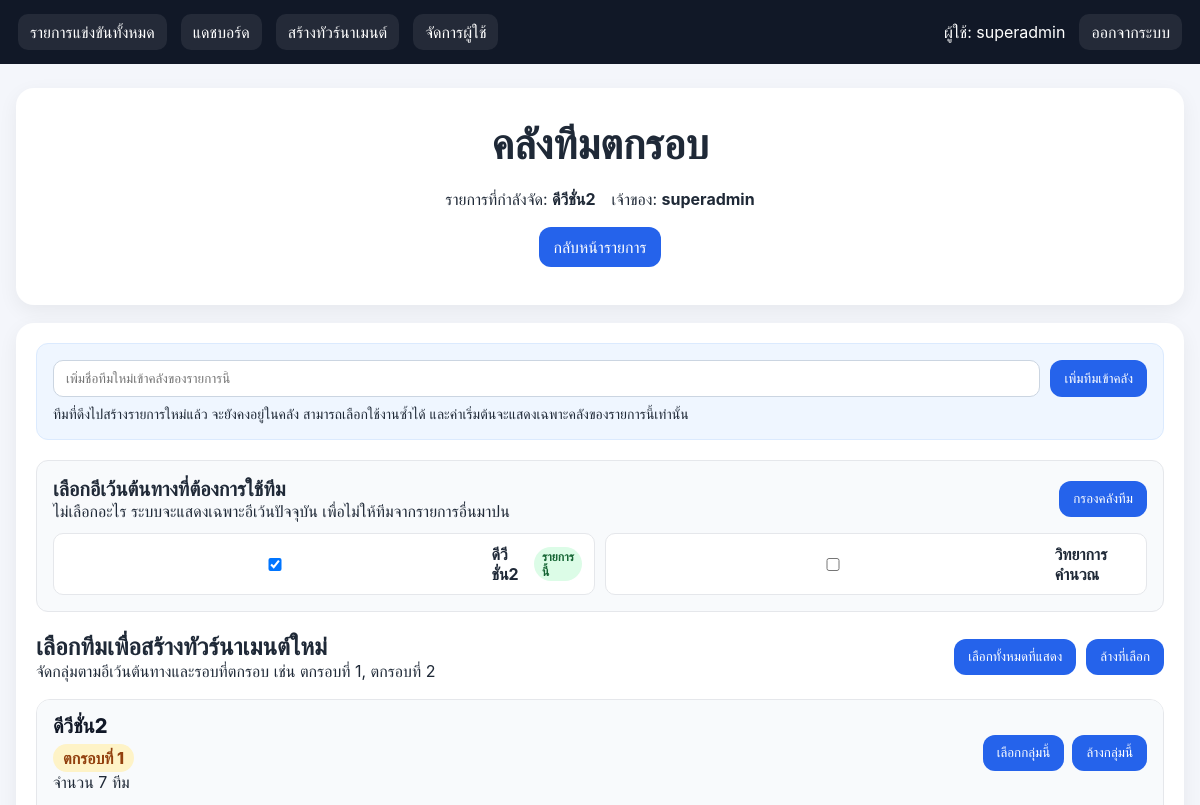
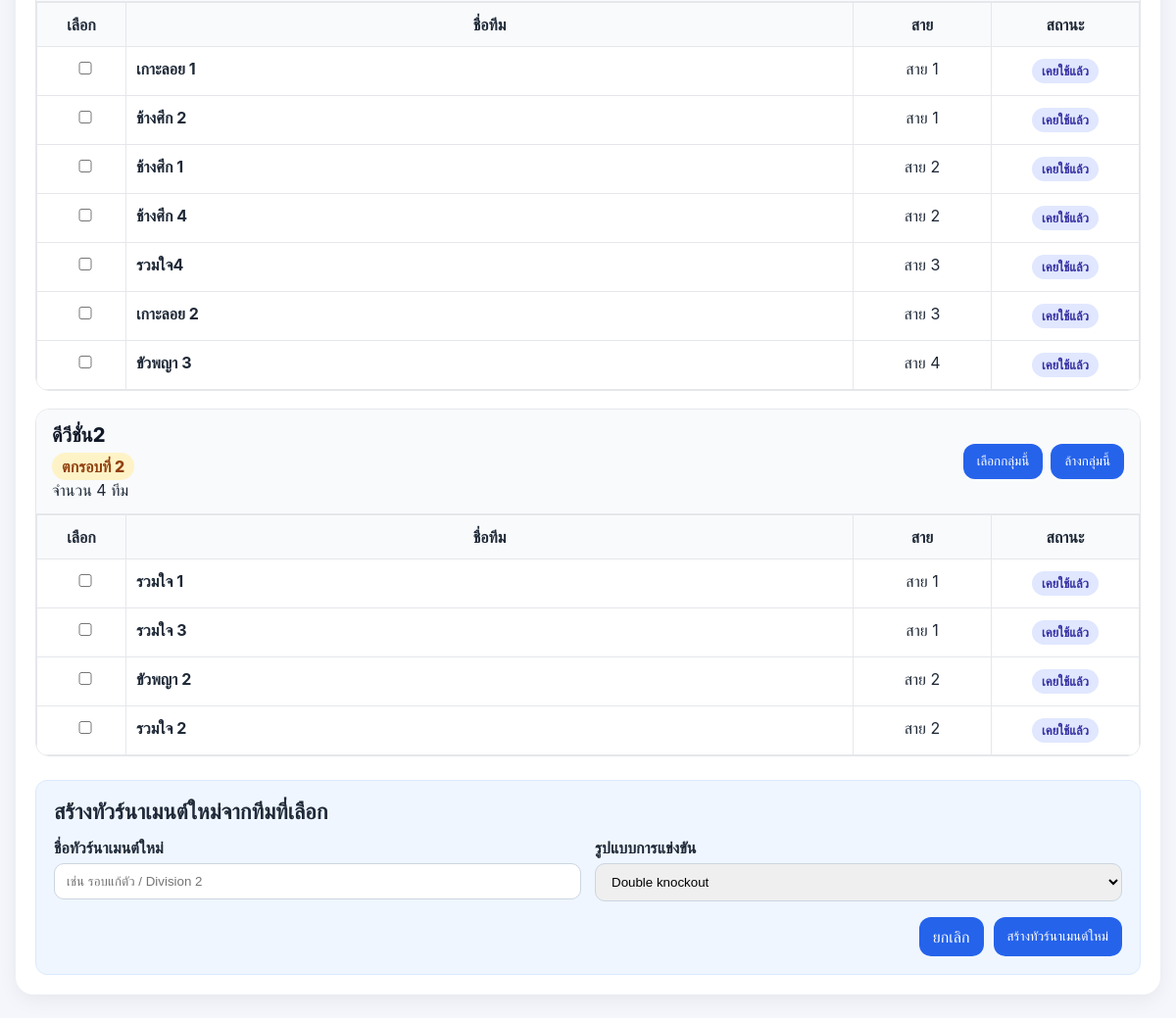
The page /tournaments/7/eliminated (signed in) on the database its author committed (2 pictures, top to bottom).
### tables this page shows
CREATE TABLE users (
            id INTEGER PRIMARY KEY AUTOINCREMENT,
            username TEXT UNIQUE NOT NULL,
            password_hash TEXT NOT NULL,
            role TEXT NOT NULL CHECK(role IN ('super_admin', 'admin')),
            created_by INTEGER,
            is_active INTEGER NOT NULL DEFAULT 1,
            create_quota INTEGER NOT NULL DEFAULT 0,
            created_count INTEGER NOT NULL DEFAULT 0,
            expires_at TEXT,
            created_at TEXT NOT NULL,
            updated_at TEXT NOT NULL,
            FOREIGN KEY(created_by) REFERENCES users(id)
        );

CREATE TABLE tournaments (
            id INTEGER PRIMARY KEY AUTOINCREMENT,
            name TEXT NOT NULL,
            owner_id INTEGER NOT NULL,
            team_count INTEGER NOT NULL,
            group_count INTEGER NOT NULL,
            group_sizes_json TEXT NOT NULL,
            avoid_same INTEGER NOT NULL DEFAULT 1,
            competition_type TEXT NOT NULL DEFAULT 'double_knockout',
            qualify_per_group INTEGER NOT NULL DEFAULT 2,
            status TEXT NOT NULL DEFAULT 'draft',
            created_at TEXT NOT NULL,
            FOREIGN KEY(owner_id) REFERENCES users(id)
        );

CREATE TABLE team_pool (
            id INTEGER PRIMARY KEY AUTOINCREMENT,
            tournament_id INTEGER NOT NULL,
            team_name TEXT NOT NULL,
            source_text TEXT,
            status TEXT NOT NULL DEFAULT 'pool',
            created_at TEXT NOT NULL, source_tournament_id INTEGER, source_round_no INTEGER, source_group_no INTEGER,
            FOREIGN KEY(tournament_id) REFERENCES tournaments(id)
        );

### app.py (the view, shortened to what this page needs)
@app.route("/tournaments/<int:tournament_id>/eliminated")
@login_required
def eliminated_pool(tournament_id):
    user = current_user()
    tournament = get_tournament_for_user(tournament_id, user)
    if not tournament:
        flash("ไม่พบทัวร์นาเมนต์หรือคุณไม่มีสิทธิ์จัดการ", "error")
        return redirect(url_for("dashboard"))
    db = get_db()
    if user["role"] == "super_admin":
        available_sources = db.execute(
            """
            SELECT DISTINCT t.id, t.name
            FROM tournaments t
            JOIN team_pool tp ON tp.tournament_id = t.id
            WHERE tp.status IN ('pool', 'used')
            ORDER BY t.created_at DESC, t.id DESC
            """
        ).fetchall()
    selected_source_ids = []
    for raw_id in request.args.getlist("source_ids"):
        try:
            selected_source_ids.append(int(raw_id))
        except (TypeError, ValueError):
            continue
    available_ids = {row["id"] for row in available_sources}
    selected_source_ids = [sid for sid in selected_source_ids if sid in available_ids]
    if not selected_source_ids:
        selected_source_ids = [tournament_id]
    placeholders = ",".join("?" * len(selected_source_ids))
    rows = db.execute(
        f"""
        SELECT
            tp.*,
            COALESCE(src.name, 'ไม่พบชื่ออีเว้น') AS source_tournament_name
        FROM team_pool tp
        LEFT JOIN tournaments src ON src.id = COALESCE(tp.source_tournament_id, tp.tournament_id)
        WHERE tp.tournament_id IN ({placeholders})
          AND tp.status IN ('pool', 'used')
        ORDER BY
          COALESCE(tp.source_tournament_id, tp.tournament_id) DESC,
          COALESCE(tp.source_round_no, 9999) ASC,
          COALESCE(tp.source_group_no, 9999) ASC,
          tp.id DESC
        """,
        selected_source_ids,
    ).fetchall()
    pool_groups_map = {}
    for row in rows:
        source_id = row["source_tournament_id"] or row["tournament_id"]
        round_no = row["source_round_no"]
        if round_no is None:
            round_label = "ไม่ระบุรอบ"
            round_sort = 9999
        elif round_no == 0:
            round_label = "เพิ่มเอง"
            round_sort = 0
        else:
            round_label = f"ตกรอบที่ {round_no}"
            round_sort = int(round_no)
        key = (source_id, round_sort)
        if key not in pool_groups_map:
            pool_groups_map[key] = {
                "source_id": source_id,
                "source_name": row["source_tournament_name"],
                "round_no": round_no,
                "round_label": round_label,
                "rows": [],
            }
        pool_groups_map[key]["rows"].append(row)
    pool_groups = list(pool_groups_map.values())
    pool_groups.sort(key=lambda g: (g["source_name"] or "", 9999 if g["round_no"] is None else int(g["round_no"])))
    return render_template(
        "eliminated_pool.html",
        tournament=tournament,
        available_sources=available_sources,
        selected_source_ids=selected_source_ids,
        pool_groups=pool_groups,
    )

### templates/eliminated_pool.html (shortened to what this page needs)
{% extends 'base.html' %}
{% block content %}
<div class="card">
    <h1 style="font-size:42px; text-align:center; margin:10px 0 20px;">คลังทีมตกรอบ</h1>
    <div class="muted-text" style="display:flex; gap:16px; flex-wrap:wrap; justify-content:center; margin-bottom:18px;">
        <span>รายการที่กำลังจัด: <strong>{{ tournament['name'] }}</strong></span>
        <span>เจ้าของ: <strong>{{ tournament['owner_name'] }}</strong></span>
    </div>
    <div style="text-align:center; margin-bottom:18px;">
        <a href="{{ url_for('view_tournament', tournament_id=tournament['id']) }}" class="btn btn-secondary">กลับหน้ารายการ</a>
    </div>
</div>
<div class="card" style="padding:20px;">
    <div style="margin-bottom:20px; padding:16px; border:1px solid #dbeafe; background:#eff6ff; border-radius:12px;">
        <form method="post" action="{{ url_for('add_team_to_pool', tournament_id=tournament['id']) }}" style="display:flex; gap:10px; flex-wrap:wrap;">
            <input type="text" name="team_name" placeholder="เพิ่มชื่อทีมใหม่เข้าคลังของรายการนี้"
                   style="flex:1; min-width:220px; padding:10px 12px; border:1px solid #cbd5e1; border-radius:10px;">
            <button type="submit" class="btn btn-primary">เพิ่มทีมเข้าคลัง</button>
        </form>
        <div class="muted-text" style="margin-top:8px; font-size:14px;">
            ทีมที่ดึงไปสร้างรายการใหม่แล้ว จะยังคงอยู่ในคลัง สามารถเลือกใช้งานซ้ำได้ และค่าเริ่มต้นจะแสดงเฉพาะคลังของรายการนี้เท่านั้น
        </div>
    </div>
    <div style="margin-bottom:20px; padding:16px; border:1px solid #e5e7eb; background:#f8fafc; border-radius:12px;">
        <form method="get" action="{{ url_for('eliminated_pool', tournament_id=tournament['id']) }}">
            <div style="display:flex; justify-content:space-between; gap:12px; flex-wrap:wrap; align-items:center; margin-bottom:12px;">
                <div>
                    <div style="font-size:20px; font-weight:800;">เลือกอีเว้นต้นทางที่ต้องการใช้ทีม</div>
                    <div class="muted-text">ไม่เลือกอะไร ระบบจะแสดงเฉพาะอีเว้นปัจจุบัน เพื่อไม่ให้ทีมจากรายการอื่นมาปน</div>
                </div>
                <button type="submit" class="btn btn-primary">กรองคลังทีม</button>
            </div>
            <div style="display:grid; grid-template-columns:repeat(auto-fit,minmax(220px,1fr)); gap:10px;">
                {% for src in available_sources %}
                <label class="source-option">
                    <input type="checkbox" name="source_ids" value="{{ src['id'] }}" {% if src['id'] in selected_source_ids %}checked{% endif %}>
                    <span>{{ src['name'] }}</span>
                    {% if src['id'] == tournament['id'] %}<span class="current-pill">รายการนี้</span>{% endif %}
                </label>
                {% endfor %}
            </div>
        </form>
    </div>
    <form method="post" action="{{ url_for('create_tournament_from_eliminated', tournament_id=tournament['id']) }}">
        <div style="display:flex; justify-content:space-between; align-items:center; gap:12px; flex-wrap:wrap; margin-bottom:18px;">
            <div>
                <h2 style="margin:0;">เลือกทีมเพื่อสร้างทัวร์นาเมนต์ใหม่</h2>
                <div class="muted-text">จัดกลุ่มตามอีเว้นต้นทางและรอบที่ตกรอบ เช่น ตกรอบที่ 1, ตกรอบที่ 2</div>
            </div>
            <div style="display:flex; gap:10px; flex-wrap:wrap;">
                <button type="button" class="btn btn-secondary" onclick="toggleAll(true)">เลือกทั้งหมดที่แสดง</button>
                <button type="button" class="btn btn-danger" onclick="toggleAll(false)">ล้างที่เลือก</button>
            </div>
        </div>
        {% if pool_groups %}
        {% for group in pool_groups %}
        <div class="pool-group">
            <div class="pool-group-head">
                <div>
                    <div class="pool-group-title">{{ group.source_name }}</div>
                    <div class="round-label">{{ group.round_label }}</div>
                    <div class="muted-text">จำนวน {{ group.rows|length }} ทีม</div>
                </div>
                <div style="display:flex; gap:8px; flex-wrap:wrap;">
                    <button type="button" class="btn btn-secondary" onclick="toggleGroup('pool-group-{{ loop.index }}', true)">เลือกกลุ่มนี้</button>
                    <button type="button" class="btn btn-danger" onclick="toggleGroup('pool-group-{{ loop.index }}', false)">ล้างกลุ่มนี้</button>
                </div>
            </div>
            <div style="overflow-x:auto;" id="pool-group-{{ loop.index }}">
                <table>
                    <thead>
                        <tr>
                            <th width="70">เลือก</th>
                            <th>ชื่อทีม</th>
                            <th width="120">สาย</th>
                            <th width="130">สถานะ</th>
                        </tr>
                    </thead>
                    <tbody>
                        {% for row in group.rows %}
                        <tr>
                            <td style="text-align:center;">
                                <input type="checkbox" name="team_ids" value="{{ row['id'] }}" class="team-check">
                            </td>
                            <td style="font-weight:700;">{{ row['team_name'] }}</td>
                            <td style="text-align:center;">
                                {% if row['source_group_no'] %}สาย {{ row['source_group_no'] }}{% else %}-{% endif %}
                            </td>
                            <td style="text-align:center;">
                                {% if row['status'] == 'used' %}
                                <span class="badge used-badge">เคยใช้แล้ว</span>
                                {% else %}
                                <span class="badge pool-badge">พร้อมใช้</span>
                                {% endif %}
                            </td>
                        </tr>
                        {% endfor %}
                    </tbody>
                </table>
            </div>
        </div>
        {% endfor %}
        <div style="margin-top:24px; padding:18px; border:1px solid #dbeafe; background:#eff6ff; border-radius:12px;">
            <div style="font-size:22px; font-weight:700; margin-bottom:14px;">สร้างทัวร์นาเมนต์ใหม่จากทีมที่เลือก</div>
            <div style="display:grid; grid-template-columns:repeat(auto-fit, minmax(220px, 1fr)); gap:14px;">
                <div>
                    <label style="display:block; font-weight:700; margin-bottom:6px;">ชื่อทัวร์นาเมนต์ใหม่</label>
                    <input type="text" name="new_name" placeholder="เช่น รอบแก้ตัว / Division 2"
                           style="width:100%; padding:10px 12px; border:1px solid #cbd5e1; border-radius:10px;" required>
                </div>
                <div>
                    <label style="display:block; font-weight:700; margin-bottom:6px;">รูปแบบการแข่งขัน</label>
                    <select name="competition_type"
                            style="width:100%; padding:10px 12px; border:1px solid #cbd5e1; border-radius:10px;">
                        <option value="double_knockout">Double knockout</option>
                    </select>
                </div>
            </div>
            <div style="margin-top:16px; display:flex; justify-content:flex-end; gap:10px; flex-wrap:wrap;">
                <a href="{{ url_for('view_tournament', tournament_id=tournament['id']) }}" class="btn btn-secondary">ยกเลิก</a>
                <button type="submit" class="btn btn-primary">สร้างทัวร์นาเมนต์ใหม่</button>
            </div>
        </div>
        {% else %}
        <div style="text-align:center; padding:30px 20px; color:#6b7280; font-size:18px; border:2px dashed #d1d5db; border-radius:12px; background:#fafafa;">
            ยังไม่มีทีมในคลังตามอีเว้นต้นทางที่เลือก<br>
            ลองเลือกอีเว้นต้นทางอื่น หรือบันทึกผลการแข่งขันเพื่อให้ระบบดึงทีมตกรอบเข้าคลังอัตโนมัติ
        </div>
        {% endif %}
    </form>
</div>
{% endblock %}

### templates/base.html (shortened to what this page needs)
<!doctype html>
<html lang="th">
<head>
</head>
<body>
  <div class="nav">
    <a href="{{ url_for('home') }}">รายการแข่งขันทั้งหมด</a>
    {% if current_user %}
      <a href="{{ url_for('dashboard') }}">แดชบอร์ด</a>
      <a href="{{ url_for('create_tournament') }}">สร้างทัวร์นาเมนต์</a>
      {% if current_user['role'] == 'super_admin' %}
      <a href="{{ url_for('manage_users') }}">จัดการผู้ใช้</a>
      {% endif %}
      <span>ผู้ใช้: {{ current_user['username'] }}</span>
      <a href="{{ url_for('logout') }}">ออกจากระบบ</a>
    {% else %}
      <span class="spacer"></span>
      <a href="{{ url_for('login') }}">เข้าสู่ระบบ</a>
    {% endif %}
  </div>
  <div class="wrap">
    {% block content %}{% endblock %}
  </div>
</body>
</html>

### rows shown on the page
users: username "superadmin", owner_name "superadmin"
tournaments: name "ดีวีชั่น2", source_ids "☑", shows "รายการนี้"
tournaments: name "วิทยาการคำนวณ"
team_pool: team_name "เกาะลอย 1", source_group_no "1", status "เคยใช้แล้ว"
team_pool: team_name "ช้างศึก 2", source_group_no "1", status "เคยใช้แล้ว"
team_pool: team_name "ช้างศึก 1", source_group_no "2", status "เคยใช้แล้ว"
team_pool: team_name "ช้างศึก 4", source_group_no "2", status "เคยใช้แล้ว"
team_pool: team_name "รวมใจ4", source_group_no "3", status "เคยใช้แล้ว"
team_pool: team_name "เกาะลอย 2", source_group_no "3", status "เคยใช้แล้ว"
team_pool: team_name "ขัวพญา 3", source_group_no "4", status "เคยใช้แล้ว"
team_pool: team_name "รวมใจ 1", source_group_no "1", status "เคยใช้แล้ว"
team_pool: team_name "รวมใจ 3", source_group_no "1", status "เคยใช้แล้ว"
team_pool: team_name "ขัวพญา 2", source_group_no "2", status "เคยใช้แล้ว"
team_pool: team_name "รวมใจ 2", source_group_no "2", status "เคยใช้แล้ว"

### other values the page prints
{{ group.source_name }} "ดีวีชั่น2" "ดีวีชั่น2"
{{ group.round_label }} "ตกรอบที่ 1" "ตกรอบที่ 2"
{{ group.rows|length }} "7" "4"
